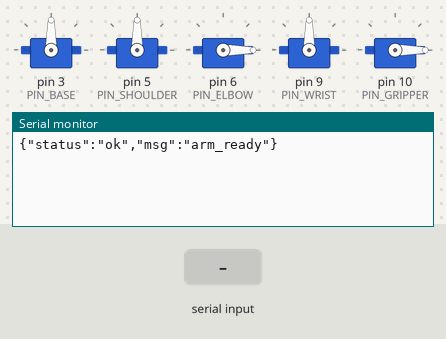
The sketch below on a simulated Arduino Uno, built with avr-gcc and run on an emulated ATmega328P. Parts: 5 × servo, the last lines printed to the serial monitor. The test bench sets the inputs (shaded band).

Above: at 2.7 s.
2.8 s: "estop\n" received over Serial
At 4.0 s:
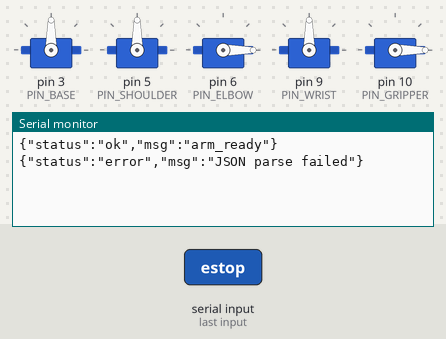
4.3 s: "1\n" received over Serial
At 5.2 s:
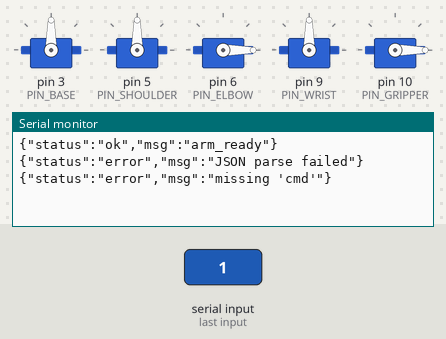

The sketch:

arm_firmware.ino
```cpp
/*
 * arm_firmware.ino — AI Robotic Arm Servo Controller (FreeRTOS Version)
 * ====================================================
 * Receives newline-delimited JSON commands from Python over USB Serial.
 * Controls 5 servos (Base, Shoulder, Elbow, Wrist, Gripper) via PWM.
 *
 * Protocol:
 *   {"cmd": "move",   "angles": [θ1, θ2, θ3, θ4, θ5], "speed": 50}
 *   {"cmd": "home"}
 *   {"cmd": "grip",   "value": 90}
 *   {"cmd": "estop"}
 *
 * Response:
 *   {"status": "ok"}
 *   {"status": "error", "msg": "..."}
 *
 * Wiring (Arduino Uno / Nano):
 *   D3  → Base servo     (θ1)
 *   D5  → Shoulder servo (θ2)
 *   D6  → Elbow servo    (θ3)
 *   D9  → Wrist servo    (θ4)
 *   D10 → Gripper servo  (θ5)
 *
 * Fixes applied (v1.1):
 *   [FIX-1] sweepTo(): clamp stepDelayMs to ≥1 to prevent vTaskDelay(0)
 *           which causes FreeRTOS to spin and starve the serial task.
 *   [FIX-2] speed → delayMs: constrain speed to [0,100] before map()
 *           to prevent out-of-range values corrupting the delay.
 *   [FIX-3] Replaced Arduino String in TaskSerialRead with a fixed-size
 *           char buffer to eliminate heap fragmentation on AVR MCUs.
 *   [FIX-4] "arm_ready" message is now sent only when queue creation
 *           succeeds, preventing Python from thinking the arm is ready
 *           when the FreeRTOS queue failed to allocate.
 */

#include <ArduinoJson.h>      // v6 — install via Library Manager
#include <Arduino_FreeRTOS.h> // FreeRTOS Library for Arduino
#include <Servo.h>
#include <queue.h>

// ── Pin assignments
// ───────────────────────────────────────────────────────────
const int PIN_BASE = 3;
const int PIN_SHOULDER = 5;
const int PIN_ELBOW = 6;
const int PIN_WRIST = 9;
const int PIN_GRIPPER = 10;

// ── Servo objects
// ─────────────────────────────────────────────────────────────
Servo servoBase, servoShoulder, servoElbow, servoWrist, servoGripper;
Servo *servos[5] = {&servoBase, &servoShoulder, &servoElbow, &servoWrist,
                    &servoGripper};

// ── Joint limits (degrees) — servo hardware range ────────────────────────────
// Note: Python IK uses signed angles (-90..+90 for base/wrist).
// The firmware receives angles already mapped to servo range [0..180].
const int LIMIT_MIN[5] = {0, 0, 0, 0, 0};
const int LIMIT_MAX[5] = {180, 150, 150, 180, 90};

// ── Home angles
// ───────────────────────────────────────────────────────────────
const int HOME[5] = {90, 90, 0, 90, 0};

// ── Current angles
// ────────────────────────────────────────────────────────────
float currentAngles[5] = {90, 90, 0, 90, 0};

// ── E-stop flag
// ───────────────────────────────────────────────────────────────
volatile bool eStop = false;

// ── FreeRTOS Data Structures
// ──────────────────────────────────────────────────
struct ArmCommand {
  char cmd[16];
  float angles[5];
  int speed;
  int gripValue;
};

QueueHandle_t commandQueue;

// Task Handles
TaskHandle_t TaskSerialHandle;
TaskHandle_t TaskServoHandle;

// [FIX-3] Serial input buffer: fixed-size char array instead of Arduino String
// to prevent heap fragmentation on AVR MCUs under FreeRTOS.
#define SERIAL_BUF_LEN 128

// Function Prototypes
void TaskSerialRead(void *pvParameters);
void TaskServoControl(void *pvParameters);
void sweepTo(float targets[5], int stepDelayMs);
void goHome(int stepDelayMs);
void sendOk();
void sendError(const char *msg);

// =============================================================================
void setup() {
  Serial.begin(115200);
  while (!Serial) {
  }

  servoBase.attach(PIN_BASE);
  servoShoulder.attach(PIN_SHOULDER);
  servoElbow.attach(PIN_ELBOW);
  servoWrist.attach(PIN_WRIST);
  servoGripper.attach(PIN_GRIPPER);

  goHome(30); // move to home at startup

  // Create a queue capable of containing 5 commands
  commandQueue = xQueueCreate(5, sizeof(ArmCommand));

  // [FIX-4] Only report ready AFTER confirming queue allocation succeeded.
  // Previously, "arm_ready" was sent unconditionally, which could mislead
  // the Python host into thinking the arm is operational when it is not.
  if (commandQueue != NULL) {
    xTaskCreate(TaskSerialRead, "SerialRead", 256, NULL, 2, &TaskSerialHandle);
    xTaskCreate(TaskServoControl, "ServoControl", 256, NULL, 1,
                &TaskServoHandle);
    Serial.println("{\"status\":\"ok\",\"msg\":\"arm_ready\"}");
  } else {
    Serial.println("{\"status\":\"error\",\"msg\":\"Queue creation failed — "
                   "insufficient heap\"}");
  }

  // The FreeRTOS scheduler starts automatically in the Arduino port
}

// =============================================================================
void loop() {
  // Empty. Execution is in the RTOS Tasks.
}

// =============================================================================
// TASK 1: Read JSON from Serial
// =============================================================================
void TaskSerialRead(void *pvParameters) {
  (void)pvParameters;

  // [FIX-3] Use a fixed char buffer instead of Arduino String to prevent
  // heap fragmentation. Stack-allocated inside the task is safe.
  char inputBuffer[SERIAL_BUF_LEN];
  uint8_t bufIdx = 0;
  memset(inputBuffer, 0, sizeof(inputBuffer));

  for (;;) {
    while (Serial.available()) {
      char c = Serial.read();
      if (c == '\n') {
        inputBuffer[bufIdx] = '\0'; // null-terminate

        StaticJsonDocument<256> doc;
        DeserializationError err = deserializeJson(doc, inputBuffer);

        // Clear buffer for next message
        bufIdx = 0;
        memset(inputBuffer, 0, sizeof(inputBuffer));

        if (err) {
          sendError("JSON parse failed");
          continue;
        }

        const char *cmd = doc["cmd"];
        if (!cmd) {
          sendError("missing 'cmd'");
          continue;
        }

        ArmCommand newCmd;
        memset(&newCmd, 0, sizeof(newCmd));
        strncpy(newCmd.cmd, cmd, sizeof(newCmd.cmd) - 1);
        newCmd.cmd[sizeof(newCmd.cmd) - 1] = '\0';

        if (strcmp(cmd, "estop") == 0) {
          eStop = true;
          for (int i = 0; i < 5; i++)
            servos[i]->detach();
          sendOk();
          xQueueReset(commandQueue);
        } else if (strcmp(cmd, "move") == 0) {
          if (eStop) {
            sendError("estop active");
            continue;
          }
          JsonArray angles = doc["angles"];
          if (angles.isNull() || angles.size() < 5) {
            sendError("'angles' must have 5 elements");
            continue;
          }
          for (int i = 0; i < 5; i++)
            newCmd.angles[i] = angles[i].as<float>();
          // [FIX-2] Constrain speed to valid range before storing
          newCmd.speed = constrain(doc["speed"].as<int>(), 0, 100);
          if (newCmd.speed == 0)
            newCmd.speed = 50; // default if omitted
          xQueueSend(commandQueue, &newCmd, portMAX_DELAY);
        } else if (strcmp(cmd, "home") == 0) {
          eStop = false;
          xQueueSend(commandQueue, &newCmd, portMAX_DELAY);
        } else if (strcmp(cmd, "grip") == 0) {
          if (eStop) {
            sendError("estop active");
            continue;
          }
          newCmd.gripValue = constrain(doc["value"].as<int>(), 0, 90);
          xQueueSend(commandQueue, &newCmd, portMAX_DELAY);
        } else {
          sendError("unknown command");
        }
      } else {
        // [FIX-3] Guard against buffer overflow
        if (bufIdx < SERIAL_BUF_LEN - 1) {
          inputBuffer[bufIdx++] = c;
        } else {
          // Buffer overflow — discard current message and reset
          bufIdx = 0;
          memset(inputBuffer, 0, sizeof(inputBuffer));
          sendError("input buffer overflow");
        }
      }
    }
    // Yield to let other tasks run
    vTaskDelay(10 / portTICK_PERIOD_MS);
  }
}

// =============================================================================
// TASK 2: Control Servos smoothly
// =============================================================================
void TaskServoControl(void *pvParameters) {
  (void)pvParameters;
  ArmCommand rxCmd;

  for (;;) {
    if (xQueueReceive(commandQueue, &rxCmd, portMAX_DELAY) == pdPASS) {
      if (eStop)
        continue;

      if (strcmp(rxCmd.cmd, "move") == 0) {
        float targets[5];
        for (int i = 0; i < 5; i++) {
          targets[i] = constrain(rxCmd.angles[i], LIMIT_MIN[i], LIMIT_MAX[i]);
        }
        // [FIX-2] Constrain speed before mapping to prevent out-of-range delay
        int safeSpeed = constrain(rxCmd.speed, 0, 100);
        int delayMs = map(safeSpeed, 0, 100, 30, 2);
        sweepTo(targets, delayMs);
        sendOk();
      } else if (strcmp(rxCmd.cmd, "home") == 0) {
        goHome(20);
        sendOk();
      } else if (strcmp(rxCmd.cmd, "grip") == 0) {
        servoGripper.write(rxCmd.gripValue);
        currentAngles[4] = rxCmd.gripValue;
        sendOk();
      }
    }
  }
}

// =============================================================================
// Smooth interpolated move
void sweepTo(float targets[5], int stepDelayMs) {
  const int STEPS = 50;
  float starts[5];
  for (int i = 0; i < 5; i++)
    starts[i] = currentAngles[i];

  for (int s = 1; s <= STEPS; s++) {
    if (eStop)
      return;
    for (int i = 0; i < 5; i++) {
      float angle = starts[i] + (targets[i] - starts[i]) * s / STEPS;
      servos[i]->write((int)angle);
    }
    // [FIX-1] Clamp delay to minimum 1 tick to prevent vTaskDelay(0).
    // vTaskDelay(0) does NOT yield — it causes the servo task to spin and
    // starve the serial read task, making the arm unresponsive to estop.
    TickType_t ticks = (TickType_t)stepDelayMs / portTICK_PERIOD_MS;
    if (ticks == 0)
      ticks = 1;
    vTaskDelay(ticks);
  }

  for (int i = 0; i < 5; i++)
    currentAngles[i] = targets[i];
}

// =============================================================================
void goHome(int stepDelayMs) {
  float h[5];
  for (int i = 0; i < 5; i++)
    h[i] = HOME[i];

  // Re-attach if detached by estop
  servoBase.attach(PIN_BASE);
  servoShoulder.attach(PIN_SHOULDER);
  servoElbow.attach(PIN_ELBOW);
  servoWrist.attach(PIN_WRIST);
  servoGripper.attach(PIN_GRIPPER);

  sweepTo(h, stepDelayMs);
}

// =============================================================================
void sendOk() { Serial.println("{\"status\":\"ok\"}"); }

void sendError(const char *msg) {
  StaticJsonDocument<128> doc;
  doc["status"] = "error";
  doc["msg"] = msg;
  serializeJson(doc, Serial);
  Serial.println();
}
```

Measured:
- after the input at 2.8 s, the serial monitor: prints a new line at once (image 1)
- after the input at 4.3 s, the serial monitor: prints a new line at once (image 2)
